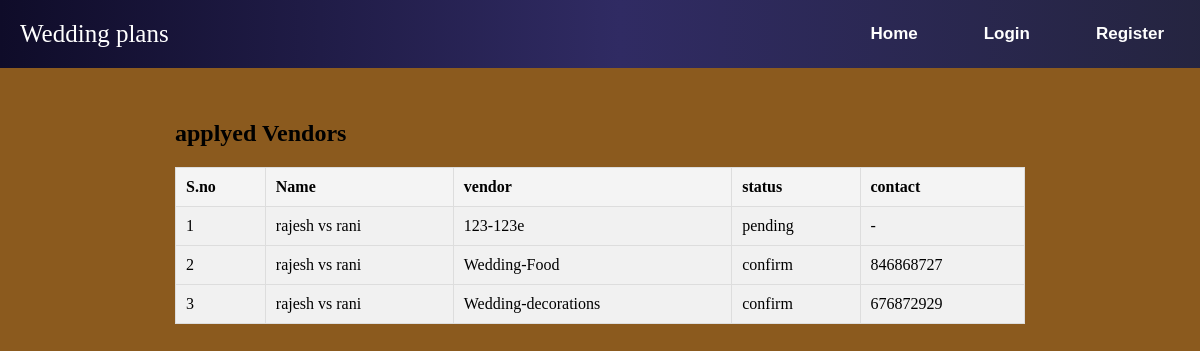
Page /wedding-vendor-list/1/ on the committed database.
### Wedding/models.py (models this page shows, shortened)
class select(models.Model):
    user=models.ForeignKey(User, on_delete=models.CASCADE)
    wedding=models.ForeignKey(Wedding, on_delete=models.CASCADE)
    vendor=models.ForeignKey(Vendor, on_delete=models.CASCADE)
    status=models.TextField(default='pending')

class Wedding(models.Model):
    user=models.ForeignKey(User, on_delete=models.CASCADE)
    name = models.CharField(max_length=200)
    date = models.DateField()
    location = models.CharField(max_length=300)

class Vendor(models.Model):
    user=models.ForeignKey(User, on_delete=models.CASCADE)
    name = models.CharField(max_length=200)
    service = models.CharField(max_length=200)
    contact_info = models.TextField()

### Wedding/views.py (the view)
# urls.py: path('wedding-vendor-list/<int:pk>/',views.wedding_vendors_check,name='wedding_vendor_list'),
def wedding_vendors_check(request,pk):
    data=Wedding.objects.get(id=pk)
    selected=select.objects.filter(wedding=data)
    return render(request,'vendor_wedding_list.html',{'selected':selected})

### template/vendor_wedding_list.html (shortened to what this page needs)
{% extends "base.html" %}
{% block main %}
<div class="listtable">
    {% if selected %}
<section class="vendorlist">
    <h2>applyed Vendors </h2>
    {% if selected %}
    <table>
        <thead>
            <tr>
                <th>S.no</th>
                <th>Name</th>
                <th>vendor</th>
                <th>status</th>
                <th>contact</th>
            </tr>
        </thead>
        <tbody>
            {% for service in selected %}
                <tr>
                    <td>{{ forloop.counter }}</td>
                    <td>{{service.wedding.name}}</td>
                    <td>{{service.vendor.name}}-{{service.vendor.service}}</td>
                    <td>{{service.status}}</td>
                    {% if service.status == 'pending' %}
                    <td>-</td>
                    {% elif service.status == 'confirm' %}
                    <td>{{service.vendor.contact_info}}</td>
                    {% else %}
                    <td>-</td>
                    {% endif %}
                </tr>
                {% endfor %}
        </tbody>
    </table>
    {% else %}
    <p>empty</p>
    {% endif %}
</section>
{% endif %}
</div>
{% endblock %}

### template/base.html (shortened to what this page needs)
<!DOCTYPE html>
<html lang="en">
<head>
    <link rel="stylesheet" href="">
</head>
<body>
    <header>
        <a href="#" class="logo" style="color:#fff">Wedding plans</a>
    <div>
        <nav class="navbar">
            <button>
                <a href="{% url 'home' %}">Home</a>
            </button>
            {% if user.is_authenticated %}
            {% if user.is_staff %}
            <button>
                <a href="{% url 'wedding_add' %}">Add Wedding</a>
            </button>
            <button>
                <a href="{% url 'weddings_view' %}">Weddings </a>
            </button>
            <button>
                <a href="{% url 'wedding_vendor' %}">Request Services</a>
            </button>
            <button>
                <a href="{% url 'check_vendor_list' %}">Applied details</a>
            </button>
            {% else %}
            <button>
                <a href="{% url 'vendor_details' %}">Add Service</a>
            </button>
            <a href="{% url 'services' %}">My Service list</a>
            <button>
                <a href="{% url 'check_confirmed' %}">services</a>
            </button>
            <button>
                <a href="{% url 'my_vendor_list' %}">Requests </a>
            </button>
            {% endif %}
            <button>
                <a href="{% url 'logout' %}">Logout</a>
            </button>
            {% else %}
            <button>
                <a href="{% url 'login' %}">Login</a>
            </button>
            <button>
                <a href="{% url 'register' %}">Register</a>
            </button>
            {% endif %}
        </nav>
    </div>
    </header>
    <section style="padding-top:40px;">
    {% block main %}
    {% endblock %}
    </section>
</body>
</html>

### template/base.html (style rules this page uses)
body, h1 { margin: 0; padding: 0; background-color: rgb(139, 90, 30); }
header { background:linear-gradient(to right,#0f0c29,#302b63,#24243e); display:flex; justify-content: space-between; align-items: center; padding: 20px; scroll-padding:calc(); position:fixed; width:100%; z-index:1000 }
.logo { font-size: 25px; font-family: 'Sriracha', cursive; color: #000; text-decoration: none; }
.navbar { text-align: center; }
nav a { margin-right:50px; text-decoration: none; color: rgb(255, 255, 255); font-size: 17px; font-weight:bolder; }
button { border: transparent; background-color: transparent; }

### template/vendor_wedding_list.html (style rules this page uses)
.listtable { display:flex; justify-content:center; margin-top:60px; }
table { border-collapse: collapse; margin-bottom: 20px; overflow-x:scroll; width:850px; }
table th, table td { padding: 10px; border: 1px solid #ddd; text-align: left; background-color: #f1f1f1; }
table th { background-color: #f4f4f4; font-weight: bold; }

### rows in the picture
select: wedding.name "rajesh vs rani", vendor.name "123", vendor.service "123e", status "pending"
select: wedding.name "rajesh vs rani", vendor.name "Wedding", vendor.service "Food", status "confirm", vendor.contact_info "846868727"
select: wedding.name "rajesh vs rani", vendor.name "Wedding", vendor.service "decorations", status "confirm", vendor.contact_info "676872929"
